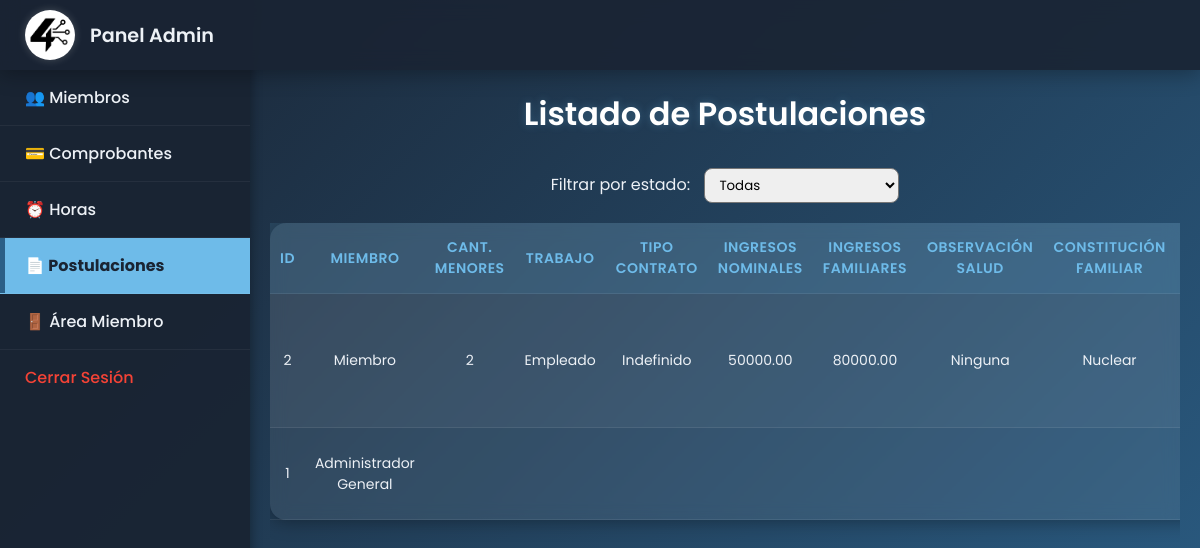
The page /htdocs/admin.php?view=postulaciones (signed in) on the database its author committed.
### tables this page shows
CREATE TABLE `postulacion` (
  `id_postulacion` int(11) NOT NULL,
  `fecha_po` date DEFAULT NULL,
  `estado_po` enum('pendiente','aceptada','rechazada') DEFAULT 'pendiente',
  `comentarios_admin` text DEFAULT NULL,
  `id_miembro` int(11) DEFAULT NULL,
  `cantidad_menores` int(11) DEFAULT NULL,
  `trabajo` varchar(255) DEFAULT NULL,
  `tipo_contrato` varchar(50) DEFAULT NULL,
  `ingresos_nominales` decimal(10,2) DEFAULT NULL,
  `ingresos_familiares` decimal(10,2) DEFAULT NULL,
  `observacion_salud` text DEFAULT NULL,
  `constitucion_familiar` text DEFAULT NULL,
  `vivienda_actual` varchar(255) DEFAULT NULL,
  `gasto_vivienda` decimal(10,2) DEFAULT NULL,
  `nivel_educativo` varchar(100) DEFAULT NULL,
  `hijos_estudiando` int(11) DEFAULT NULL,
  `patrimonio` text DEFAULT NULL,
  `disponibilidad_ayuda` text DEFAULT NULL,
  `motivacion` text DEFAULT NULL,
  `presentado_por` varchar(255) DEFAULT NULL,
  `referencia_contacto` varchar(255) DEFAULT NULL,
  `fecha_postulacion` timestamp NOT NULL DEFAULT current_timestamp()
);

CREATE TABLE `miembro` (
  `id_miembro` int(11) NOT NULL,
  `nombre` varchar(255) NOT NULL,
  `email` varchar(255) NOT NULL,
  `password` varchar(255) NOT NULL,
  `fecha_nacimiento` date DEFAULT NULL,
  `aprobado` tinyint(1) DEFAULT 0,
  `es_miembro` tinyint(1) DEFAULT 0,
  `admin` tinyint(1) DEFAULT 0,
  `estado` varchar(100) DEFAULT NULL,
  `id_unidad` int(11) DEFAULT NULL,
  `fecha_ingreso` date DEFAULT NULL,
  `foto_perfil` VARCHAR(255) DEFAULT NULL
);

### htdocs/admin.php (the view, shortened to what this page needs)
<?php
require_once "conexion.php";
$conexion = new mysqli($host, $user, $pass, $db, $port);
$view = $_GET['view'] ?? 'miembros';
$datos_vista = [];
switch ($view) {
    case 'postulaciones':
        $sql_p = "SELECT p.*, m.nombre AS nombre_miembro, m.email AS email_miembro
                FROM postulacion p
                LEFT JOIN miembro m ON p.id_miembro = m.id_miembro
                ORDER BY p.fecha_postulacion DESC";
        $datos_vista['postulaciones'] = $conexion->query($sql_p);
        break;
}
?>
<!DOCTYPE html>
<html lang="es">
<head>
</head>
<body>
    <header>
        <a href="admin.php" class="logo">
            <img src="logo.jpeg" alt="Logo Cooperativa">
            Panel Admin
        </a>
    </header>
    <div class="sidebar">
        <ul class="lateral">
            <li class="<?= $view === 'miembros' ? 'activa-menu' : '' ?>"><a href="admin.php?view=miembros">👥 Miembros</a></li>
            <li class="<?= $view === 'comprobantes' ? 'activa-menu' : '' ?>"><a href="admin.php?view=comprobantes">💳 Comprobantes</a></li>
            <li class="<?= $view === 'horas' ? 'activa-menu' : '' ?>"><a href="admin.php?view=horas">⏰ Horas</a></li>
            <li class="<?= $view === 'postulaciones' ? 'activa-menu' : '' ?>"><a href="admin.php?view=postulaciones">📄 Postulaciones</a></li>
            <li><a href="pagos.php">🚪 Área Miembro</a></li>
               <form method="post" action="logout.php" class="logout-form">
            <button type="submit" class="logout-btn">
                Cerrar Sesión
            </button>
        </form>
    </div>
    <div class="main-content">
        <?php switch ($view): case 'miembros': ?>
            <?php break; case 'postulaciones': ?>
            <h2>Listado de Postulaciones</h2>
    <?php
   $estado_po = isset($_GET['estado_po']) ? $_GET['estado_po'] : '';
$postulaciones_filtradas = [];
if (isset($datos_vista['postulaciones']) && $datos_vista['postulaciones']->num_rows > 0) {
    while ($p = $datos_vista['postulaciones']->fetch_assoc()) {
        if ($estado_po == '') {
            $postulaciones_filtradas[] = $p;
        } elseif ($estado_po == 'pendiente' && $p['estado_po'] == 'pendiente') {
            $postulaciones_filtradas[] = $p;
        } elseif ($estado_po == 'aceptada' && $p['estado_po'] == 'aceptada') {
            $postulaciones_filtradas[] = $p;
        }
    }
} else {
    $postulaciones_filtradas = [];
}
?>
<form method="get" action="admin.php" style="text-align:center; margin-bottom:20px;">
    <label for="estado_po" style="margin-right:10px;">Filtrar por estado:</label>
    <select name="estado_po" id="estado_po" onchange="this.form.submit()" style="padding:6px 10px; border-radius:8px;">
        <option value="">Todas</option>
    </select>
</form>
            <?php if (count($postulaciones_filtradas) > 0): ?>
            <div style="overflow-x: auto;">
               <table style="width: 100%;">
                    <tr>
                    <th>ID</th>
                    <th>Miembro</th>
                    <th>Cant. menores</th>
                    <th>Trabajo</th>
                    <th>Tipo contrato</th>
                    <th>Ingresos nominales</th>
                    <th>Ingresos familiares</th>
                    <th>Observación salud</th>
                    <th>Constitución familiar</th>
                    <th>Vivienda actual</th>
                </tr>
                <?php foreach($postulaciones_filtradas as $postulacion): ?>
                <tr>
                    <td><?= htmlspecialchars($postulacion["id_postulacion"]) ?></td>
                    <td><?= htmlspecialchars($postulacion["nombre_miembro"] ?? $postulacion["email_miembro"] ?? "Desconocido") ?></td>
                    <td><?= htmlspecialchars($postulacion["cantidad_menores"] ?? "") ?></td>
                    <td><?= htmlspecialchars($postulacion["trabajo"] ?? "") ?></td>
                    <td><?= htmlspecialchars($postulacion["tipo_contrato"] ?? "") ?></td>
                    <td><?= htmlspecialchars($postulacion["ingresos_nominales"] ?? "") ?></td>
                    <td><?= htmlspecialchars($postulacion["ingresos_familiares"] ?? "") ?></td>
                    <td><?= htmlspecialchars($postulacion["observacion_salud"] ?? "") ?></td>
                    <td><?= htmlspecialchars($postulacion["constitucion_familiar"] ?? "") ?></td>
                    <td><?= htmlspecialchars($postulacion["vivienda_actual"] ?? "") ?></td>
                </tr>
                <?php endforeach; ?>
            </table>
            </div>
            <?php else: ?>
            <p>No hay postulaciones registradas.</p>
            <?php endif; ?>
            <?php break; endswitch; ?>
    </div>
</body>
</html>

### htdocs/admin.php (style rules this page uses)
* { box-sizing: border-box; margin: 0; padding: 0; font-family: "Poppins", sans-serif; }
body { background: linear-gradient(135deg, #1a2433, #2b5f87); background-attachment: fixed; color: #edf1f6; padding: 0; min-height: 100vh; display: flex; }
header { background: rgba(26, 36, 51, 0.9); backdrop-filter: blur(10px); height: 70px; width: 100%; position: fixed; top: 0; left: 0; display: flex; justify-content: flex-start; align-items: center; padding: 0 25px; box-shadow: 0 4px 20px rgba(0, 0, 0, 0.3); z-index: 10; }
.logo { display: flex; align-items: center; height: 100%; text-decoration: none; color: #edf1f6; font-size: 1.2em; font-weight: 600; }
.logo img { height: 50px; width: auto; border-radius: 50%; box-shadow: 0 0 8px rgba(255, 255, 255, 0.2); margin-right: 15px; object-fit: contain; }
.logout-form { display: block; padding: 0; margin: 0; }
.logout-btn { display: block; width: 100%; text-align: left; box-shadow: none; padding: 15px 25px; background: transparent; border: none; cursor: pointer; font-size: 16px; font-weight: 500; border-radius: 0; color: #F44336; transition: background 0.3s ease, color 0.3s ease; user-select: none; -webkit-user-select: none; }
.sidebar { width: 250px; background: rgba(26, 36, 51, 0.95); padding-top: 70px; position: fixed; top: 0; left: 0; height: 100vh; box-shadow: 2px 0 10px rgba(0, 0, 0, 0.3); z-index: 9; font-weight: 500; }
.lateral { list-style: none; padding: 0; }
.lateral li { padding: 15px 25px; cursor: pointer; font-weight: 500; transition: all 0.3s ease; border-bottom: 1px solid rgba(255, 255, 255, 0.05); }
.lateral li a { display: block; color: #edf1f6; text-decoration: none; }
.lateral li.activa-menu { background: #6ebbe9; color: #1a2433; font-weight: 700; box-shadow: inset 5px 0 0 #2b5f87; }
.lateral li.activa-menu a { color: #1a2433; }
.main-content { margin-left: 250px; padding: 90px 20px 40px; width: calc(100% - 250px); max-width: none; margin-right: 0; }
h2 { text-align: center; font-size: 32px; color: #ffffffff; text-shadow: 0 0 8px rgba(110, 187, 233, 0.3); margin-bottom: 30px; font-weight: 600; }
table { width: 100%; max-width: 100%; border-collapse: collapse; background: rgba(255, 255, 255, 0.08); backdrop-filter: blur(8px); border-radius: 16px; box-shadow: 0 0 20px rgba(0, 0, 0, 0.4); margin: 0 auto 40px; }
th, td { padding: 14px 10px; font-size: 14px; text-align: center; color: #edf1f6; border-bottom: 1px solid rgba(255, 255, 255, 0.08); }
th { background: rgba(110, 187, 233, 0.15); color: #6ebbe9; font-weight: 600; text-transform: uppercase; letter-spacing: 0.5px; }
tr:nth-child(even) { background: rgba(255, 255, 255, 0.04); }
.lateral li { padding: 15px 25px; cursor: pointer; font-weight: 500; transition: background 0.3s ease, color 0.3s ease; border-bottom: 1px solid rgba(255, 255, 255, 0.05); user-select: none; -webkit-user-select: none; -moz-user-select: none; -ms-user-select: none; }

### rows shown on the page
postulacion: id_postulacion "2", id_miembro.nombre "Miembro", cantidad_menores "2", trabajo "Empleado", tipo_contrato "Indefinido", ingresos_nominales "50000.00", ingresos_familiares "80000.00", observacion_salud "Ninguna", constitucion_familiar "Nuclear"
postulacion: id_postulacion "1", id_miembro.nombre "Administrador General"
